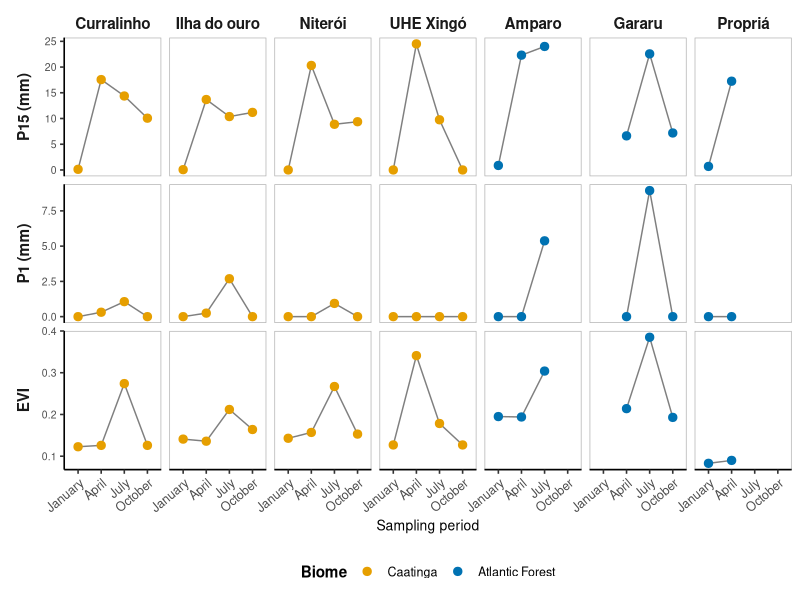
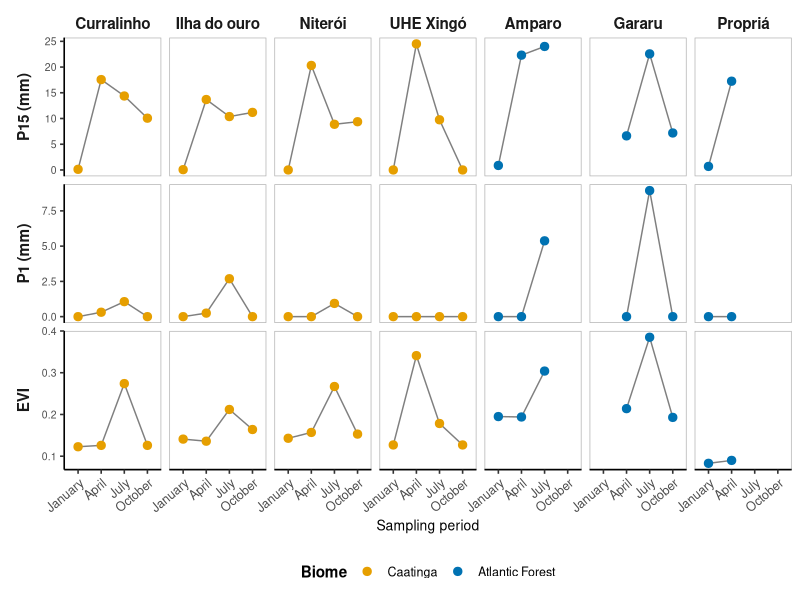
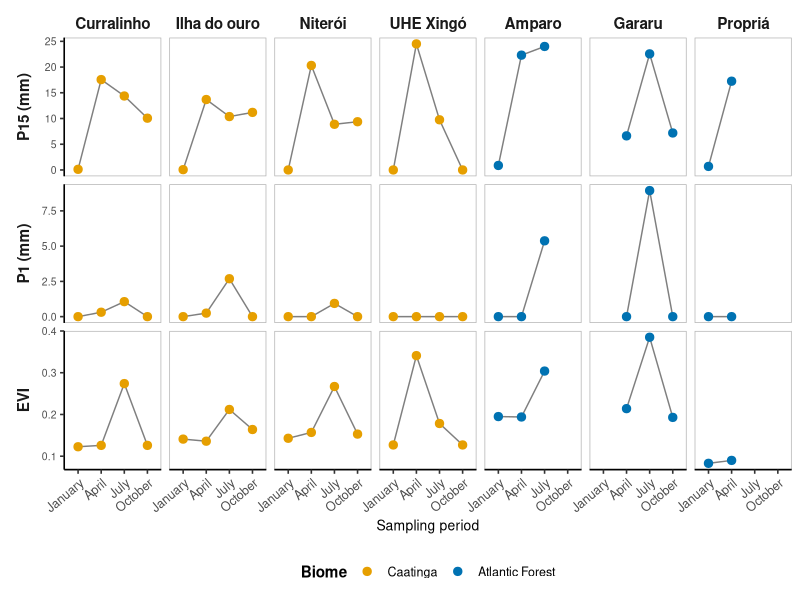

Source code (R) for these figures, in order:

# ============================================================
# Environmental characteristics – multi-panel figure
# 3 variables (P15, P1, EVI) × 7 sites, faceted by site
# Sites grouped and labelled by biome
# ============================================================

library(ggplot2)
library(dplyr)
library(tidyr)


env <- data.frame(
  Biome = c(
    rep("Caatinga", 16),
    rep("Atlantic Forest", 8)
  ),
  Site = c(
    rep("Curralinho", 4),
    rep("Ilha do ouro", 4),
    rep("Niterói", 4),
    rep("UHE Xingó", 4),
    rep("Amparo", 3),
    rep("Gararu", 3),
    rep("Propriá", 2)
  ),
  Month = c(
    "January","July","October","April",          # Curralinho (note: April missing, using order from table)
    "January","April","July","October",          # Ilha do ouro
    "January","April","July","October",          # Niterói
    "January","April","July","October",          # UHE Xingó
    "January","April","July",                    # Amparo
    "April","July","October",                    # Gararu
    "January","April"                            # Propriá (July missing from table)
  ),
  P15 = c(
    0.125, 14.375, 10.063, 17.563,
    0.063, 13.688, 10.375, 11.188,
    0.000, 20.313,  8.875,  9.375,
    0.000, 24.500,  9.750,  0.000,
    0.875, 22.313, 24.000,
    6.625, 22.563,  7.188,
    0.688, 17.250
  ),
  P1 = c(
    0.000,  1.063,  0.000,  0.313,
    0.000,  0.250,  2.688,  0.000,
    0.000,  0.000,  0.938,  0.000,
    0.000,  0.000,  0.000,  0.000,
    0.000,  0.000,  5.375,
    0.000,  8.938,  0.000,
    0.000,  0.000
  ),
  EVI = c(
    0.1227, 0.2740, 0.1260, 0.1260,
    0.1410, 0.1360, 0.2120, 0.1640,
    0.1430, 0.1570, 0.2670, 0.1530,
    0.1270, 0.3410, 0.1784, 0.1270,
    0.1950, 0.1940, 0.3040,
    0.2140, 0.3850, 0.1930,
    0.0830, 0.0900
  )
)

# Fix month order
env$Month <- factor(env$Month,
                    levels = c("January","April","July","October"))

# Site order: Caatinga first, then Atlantic Forest
env$Site <- factor(env$Site, levels = c(
  "Curralinho", "Ilha do ouro", "Niterói", "UHE Xingó",
  "Amparo", "Gararu", "Propriá"
))

env$Biome <- factor(env$Biome,
                    levels = c("Caatinga", "Atlantic Forest"))

# ------------------------------------------------------------
# 2. Reshape to long for faceting by variable
# ------------------------------------------------------------
long <- env %>%
  pivot_longer(cols = c(P15, P1, EVI),
               names_to = "Variable",
               values_to = "Value") %>%
  mutate(Variable = factor(Variable,
                           levels = c("P15", "P1", "EVI"),
                           labels = c(
                             "P15 (mm)",
                             "P1 (mm)",
                             "EVI"
                           )))

# ------------------------------------------------------------
# 3. Plot
# ------------------------------------------------------------
pppp <- ggplot(long, aes(x = Month, y = Value, group = 1)) +
  
  geom_line(colour = "grey50", linewidth = 0.5, na.rm = TRUE) +
  geom_point(aes(colour = Biome), size = 2.5, na.rm = TRUE) +
  
  facet_grid(Variable ~ Site, scales = "free_y", switch = "y") +
  
  scale_colour_manual(
    values = c("Caatinga" = "#E69F00",
               "Atlantic Forest" = "#0072B2"),
    name = "Biome"
  ) +
  
  scale_x_discrete(drop = FALSE) +
  
  labs(x = "Sampling period", y = NULL) +
  
  theme_classic(base_size = 12) +
  theme(
    strip.background   = element_blank(),
    strip.text.x       = element_text(face = "bold", size = 11),
    strip.text.y.left  = element_text(face = "bold", size = 11,
                                      angle = 90),
    strip.placement    = "outside",
    axis.text.x        = element_text(angle = 40, hjust = 1, size = 9),
    axis.text.y        = element_text(size = 7.5),
    axis.title.x       = element_text(size = 10),
    legend.position    = "bottom",
    legend.title       = element_text(face = "bold", size = 11),
    legend.text        = element_text(size = 9),
    panel.border       = element_rect(colour = "grey70", fill = NA,
                                      linewidth = 0.5),
    panel.spacing      = unit(0.4, "lines")
  )
pppp
# ------------------------------------------------------------
# 4. Save
# ------------------------------------------------------------
ggsave("Fig2_1_env_characteristics.png", plot = pppp,
       width = 13, height = 6, dpi = 300, bg = "white")

ggsave("Fig2_1_env_characteristics.pdf", plot = pppp,
       width = 13, height = 6, bg = "white")
